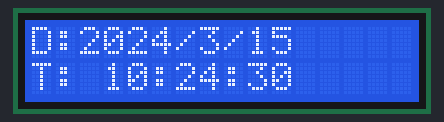
This sketch was run on a simulated Arduino Uno, built with avr-gcc and run on an emulated ATmega328P. Parts: 16×2 character LCD. The local clock reads 2024-03-15 10:24:30 at power-on unless the sketch sets it; what the sketch prints to the serial monitor is not drawn.

Above: at 0.2 s.
At 4.2 s:
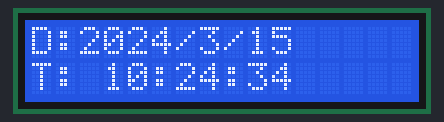
At 9.3 s:
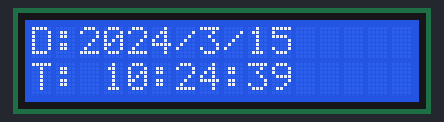
At 19.4 s:
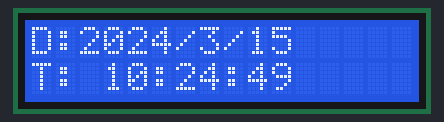
At 28.5 s:
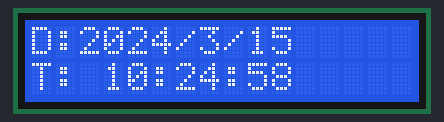
At 38.6 s:
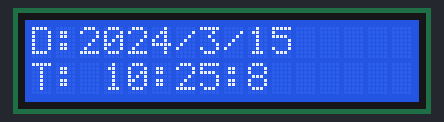

Measured:
- what the display in image 1 shows lasts 1.0 s, from 4.2 s to 5.2 s

The sketch:

Proyecto_11.ino
```cpp
#include <LiquidCrystal.h>
#include <Wire.h>    // incluye libreria para interfaz I2C
#include <RTClib.h>   // incluye libreria para el manejo del modulo RTC
RTC_DS3231 rtc;
LiquidCrystal lcd(12, 11, 5, 4 ,3, 2);
int printF = 0;
int reply;
const int switchPin = 6;
void setup(){
  Serial.begin(9600);    // inicializa comunicacion serie a 9600 bps
   lcd.begin(16, 2);
  pinMode(switchPin, INPUT);
  lcd.print("No me muevas!");
  Wire.begin(); // Inicia el puerto I2C
rtc.begin(); // Inicia la comunicaci¢n con el RTC
  lcd.clear();

 if (! rtc.begin()) {       // si falla la inicializacion del modulo
 Serial.println("Modulo RTC no encontrado !");  // muestra mensaje de error
 while (1);         // bucle infinito que detiene ejecucion del programa
 }
 //rtc.adjust(DateTime(__DATE__, __TIME__));  // funcion que permite establecer fecha y horario
  lcd.begin(16, 2);
}

void loop(){
  DateTime fecha = rtc.now();
  Serial.print(fecha.day());     // funcion que obtiene el dia de la fecha completa
 Serial.print("/");       // caracter barra como separador
 Serial.print(fecha.month());     // funcion que obtiene el mes de la fecha completa
 Serial.print("/");       // caracter barra como separador
 Serial.print(fecha.year());      // funcion que obtiene el año de la fecha completa
 Serial.print(" ");       // caracter espacio en blanco como separador
 Serial.print(fecha.hour());      // funcion que obtiene la hora de la fecha completa
 Serial.print(":");       // caracter dos puntos como separador
 Serial.print(fecha.minute());      // funcion que obtiene los minutos de la fecha completa
 Serial.print(":");       // caracter dos puntos como separador
 Serial.println(fecha.second());    // funcion que obtiene los segundos de la fecha completa
 lcd.setCursor(0,0);
lcd.print("D:");
lcd.print(fecha.year(), DEC);
lcd.print("/");
lcd.print(fecha.month(), DEC);
lcd.print("/");
lcd.print(fecha.day(), DEC);
lcd.print(" ");
lcd.setCursor(0,1);
lcd.print("T: ");
lcd.print(fecha.hour(), DEC);
lcd.print(":");
lcd.print(fecha.minute(), DEC);
lcd.print(":");
lcd.print(fecha.second(), DEC);
delay(1000); // La informaci¢n se actualiza cada 1 seg.
lcd.setCursor(0,0);
lcd.print("               ");
lcd.setCursor(0,1);
lcd.print("               ");
}
```
